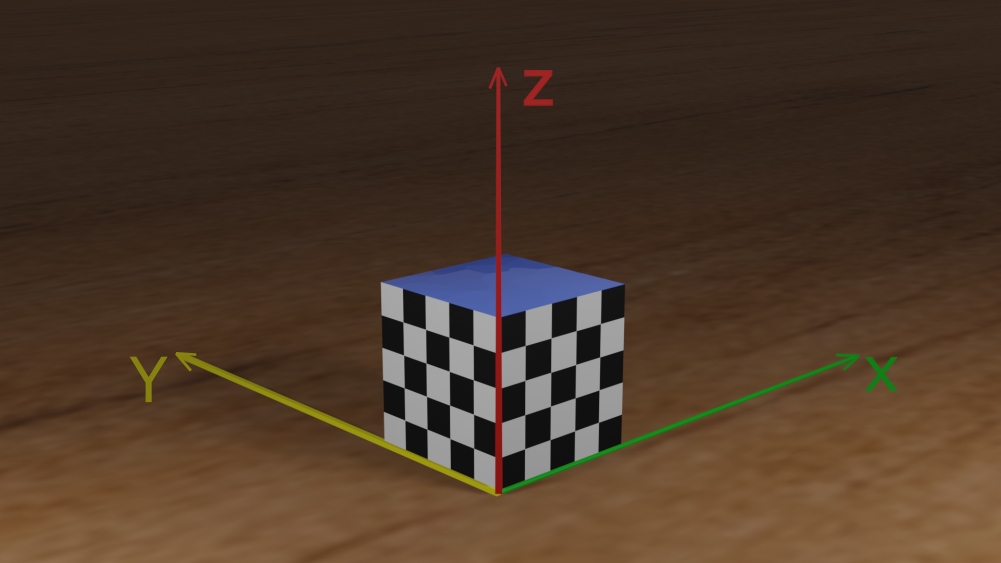
#> input picture project1/checkboard.png, 2002 x 1126 px (shown at 1/2 size)
$ python task2.py
#> lines starting #> are read from the running program, lines starting #| are printed output that depends on the picture; long printed decimals are rounded
###############
##Design the function "calibrate" to  return
# (1) intrinsic_params: should be a list with four elements: [f_x, f_y, o_x, o_y], where f_x and f_y is focal length, o_x and o_y is offset;
# (2) is_constant: should be bool data type. False if the intrinsic parameters differed from world coordinates.
#                                            True if the intrinsic parameters are invariable.
#It is ok to add other functions if you need
###############
import numpy as np
from cv2 import imread, cvtColor, COLOR_BGR2GRAY, TERM_CRITERIA_EPS, TERM_CRITERIA_MAX_ITER, \
    findChessboardCorners, cornerSubPix, drawChessboardCorners
# from cv2 import imshow, destroyAllWindows, waitKey, resize

def calibrate(imgname):
#> called with imgname = 'checkboard.png'
    img_obj = imread(imgname)
#> img_obj is the input picture: shape (1126, 2002, 3); mean B, G, R 40.6, 56.2, 76.2
    img_cvt = cvtColor(img_obj, COLOR_BGR2GRAY)
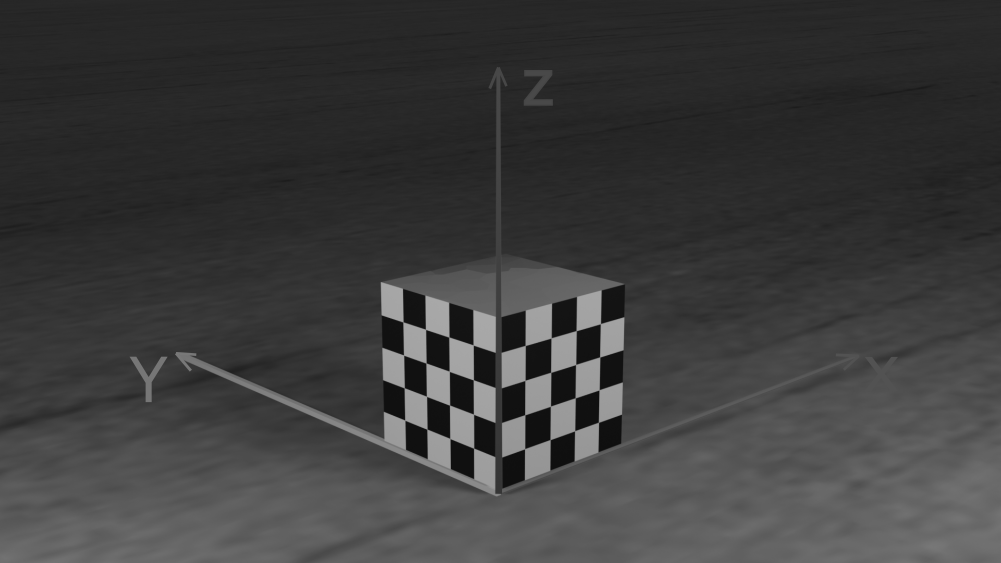
#> img_cvt: shape (1126, 2002) (shown at 1/2 size); min 15, max 169, mean 60.4
    pattFound, corners = findChessboardCorners(img_cvt, ( 9,4), None)
#> pattFound = True; corners = 36 rows, first 8: [1197.4, 844.9], [1150.7, 861], [1100.5, 879.7], [1050.3, 897.5], [996.5, 912], [947.9, 897], [900.5, 877.6], [854.5, 858.7]
    x = drawChessboardCorners(img_obj,(9,4), corners=corners, patternWasFound= pattFound)
    # [4 lines of commented-out code are left out]
    crit = (TERM_CRITERIA_EPS+TERM_CRITERIA_MAX_ITER, TERM_CRITERIA_EPS, TERM_CRITERIA_MAX_ITER)
    sub = cornerSubPix(img_cvt, corners, (9,4), (0,0), crit)
#> sub = 36 rows, first 8: [1197.4, 845], [1149.9, 862], [1100.6, 879.7], [1049.9, 897.9], [996.5, 912], [947.8, 896.8], [900.4, 877.5], [854.4, 858.7]
    a=[]
    for cord in sub:
        a.append(cord.item([0][0]))
        a.append(cord.item([1][0]))
#> this loop made 36 passes
#> cord on passes 1 to 12: [[1197.4, 845]], [[1149.9, 862]], [[1100.6, 879.7]], [[1049.9, 897.9]], [[996.5, 912]], [[947.8, 896.8]], [[900.4, 877.5]], [[854.4, 858.7]], [[810.1, 840.7]], [[1198.6, 780.2]], [[1150.8, 796.2]], [[1101.3, 812.8]]
#> after the loop, a = 72 values, max 1201.1 at index 54, min 644.3 at index 71, mean 887.4
    # print(a)
    # exit(10)
    worldCC = np.array([[40,0,10,1],[30,0,10,1],[20,0,10,1],[10,0,10,1],[0,0,10,1], [0,10,10,1],[0,20,10,1],
                        [0,30,10,1],[0,40,10,1],
               [40,0,20,1],[30,0,20,1],[20,0,20,1],[10,0,20,1],[0,0,20,1], [0,10,20,1],[0,20,20,1],
                        [0,30,20,1],[0,40,20,1],
               [40,0,30,1],[30,0,30,1],[20,0,30,1],[10,0,30,1],[0,0,30,1], [0,10,30,1],[0,20,30,1],[0,30,30,1],
                        [0,40,30,1],
               [40,0,40,1],[30,0,40,1],[20,0,40,1],[10,0,40,1],[0,0,40,1], [0,10,40,1],[0,20,40,1],
                        [0,30,40,1],[0,40,40,1]])
    # worldCC = np.array(worldCC)
    # print(type(worldCC))
    # print(worldCC.shape)
    temp = []
    temp1 = np.empty((0,4), float)
    temp2 = np.empty((0,4), float)
    temp3 = np.empty((0,4), float)
    for wor in worldCC:
        # print(wor, wor.shape, type(wor))
        # print(wor.reshape(3,1))
        wor = wor.reshape(1,4)
        # [4 lines of commented-out code are left out]
        temp1= np.concatenate([temp1,wor], axis=0)
        temp1 = np.concatenate([temp1, [[0,0,0,0]]], axis=0)
        # print(temp1)
        temp2 = np.concatenate([temp2, [[0,0,0,0]]], axis=0)
        temp2= np.concatenate([temp2,wor], axis=0)
        # print(temp2)
        temp3= np.concatenate([temp3,wor], axis=0)
        temp3= np.concatenate([temp3,wor], axis=0)
        # [5 lines of commented-out code are left out]
    for i in range(0,72):
        temp3[i] = temp3[i]*a[i]*(-1)
#> after the loop, temp3 = 72 rows, first 6: [-47895.1, 0, -11973.8, -1197.4], [-33800.9, 0, -8450.2, -845], [-34495.7, 0, -11498.6, -1149.9], [-25860, 0, -8620, -862], [-22012.2, 0, -11006.1, -1100.6], [-17593.2, 0, -8796.6, -879.7]

    #projection matrix temp
    temp = np.concatenate((np.concatenate((temp1,temp2), axis=1), temp3), axis=1)
    u,s,v = np.linalg.svd(temp)
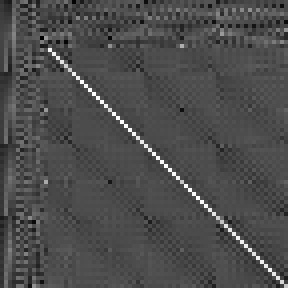
#> u: shape (72, 72) float64 (shown 4 times larger); min -0.406, max 0.942, mean -0.000674; drawn with min black and max white
#> s = [236818.2, 136167.1, 74699.9, 2619.6, 188.1, 109.9, 59.35, 10.47, 7.13, 5.18, 1.45, 0.00441]
    # print(v[-1])
    m = v[-1].reshape(3,4)
#> m = [[0.00485, -0.0024, -0.00047, 0.712], [-0.00031, -0.000333, -0.00526, 0.702], [1.08e-06, 1.15e-06, -4.73e-07, 0.000714]]
    # print(m)
    x = m[2][:3]
#> x = [1.08e-06, 1.15e-06, -4.73e-07]
    xt = x.transpose()
#> xt = [1.08e-06, 1.15e-06, -4.73e-07]
    lam = 1/np.sqrt(np.matmul(x, xt))   #lambda value
#> lam = 607543.2
    # print(lam)
    m = m*lam
#> m = [[2946.7, -1455.7, -285.4, 432837.5], [-188.5, -202, -3196.6, 426308.6], [0.656, 0.698, -0.287, 434.1]]
    m1 = m[0][:3]
#> m1 = [2946.7, -1455.7, -285.4]
    m2 = m[1][:3]
#> m2 = [-188.5, -202, -3196.6]
    m3 = m[2][:3]
#> m3 = [0.656, 0.698, -0.287]
    ox = np.matmul(m1.T, m3)
#> ox = 1000
    oy = np.matmul(m2.T, m3)
#> oy = 653.6
    fx = np.sqrt((np.matmul(m1.T, m1))-ox)
#> fx = 3298.8
    fy = np.sqrt((np.matmul(m2.T, m2))-oy)
#> fy = 3208.4
    return  [fx, fy, ox, oy], False
    # print(pattFound, corners)

    # print(img)

    # findChessboardCorners(imgname, patternSize=True)
    #......


if __name__ == "__main__":
    intrinsic_params, is_constant = calibrate('checkboard.png')
#> intrinsic_params = [3298.8, 3208.4, 1000, 653.6]; is_constant = False
    print(intrinsic_params)
#| [3298.850, 3208.377, 999.993, 653.599]
    print(is_constant)
#| False
